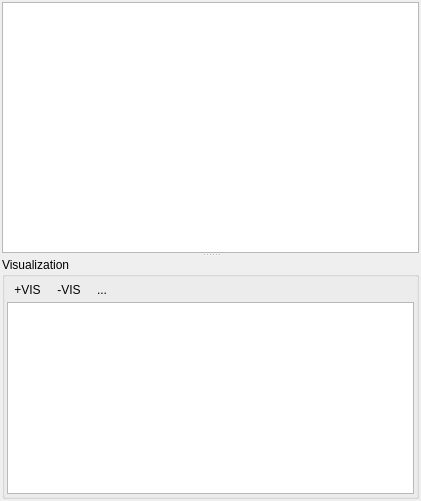
<?xml version="1.0" encoding="UTF-8"?>
<ui version="4.0">
 <class>Form</class>
 <widget class="QWidget" name="Form">
  <property name="geometry">
   <rect>
    <x>0</x>
    <y>0</y>
    <width>421</width>
    <height>501</height>
   </rect>
  </property>
  <property name="windowTitle">
   <string>Form</string>
  </property>
  <layout class="QVBoxLayout" name="verticalLayout">
   <property name="spacing">
    <number>2</number>
   </property>
   <property name="leftMargin">
    <number>2</number>
   </property>
   <property name="topMargin">
    <number>2</number>
   </property>
   <property name="rightMargin">
    <number>2</number>
   </property>
   <property name="bottomMargin">
    <number>2</number>
   </property>
   <item>
    <widget class="QSplitter" name="splitter">
     <property name="orientation">
      <enum>Qt::Vertical</enum>
     </property>
     <property name="opaqueResize">
      <bool>false</bool>
     </property>
     <widget class="SpectralProfilePlotWidget" name="plotWidget">
      <property name="sizePolicy">
       <sizepolicy hsizetype="Expanding" vsizetype="Expanding">
        <horstretch>0</horstretch>
        <verstretch>2</verstretch>
       </sizepolicy>
      </property>
     </widget>
     <widget class="QgsCollapsibleGroupBox" name="mGroupBox">
      <property name="title">
       <string>Visualization</string>
      </property>
      <layout class="QGridLayout" name="gridLayout">
       <property name="leftMargin">
        <number>2</number>
       </property>
       <property name="topMargin">
        <number>2</number>
       </property>
       <property name="rightMargin">
        <number>2</number>
       </property>
       <property name="bottomMargin">
        <number>2</number>
       </property>
       <property name="spacing">
        <number>2</number>
       </property>
       <item row="0" column="0">
        <layout class="QHBoxLayout" name="visButtonLayout">
         <property name="spacing">
          <number>2</number>
         </property>
         <property name="topMargin">
          <number>0</number>
         </property>
         <item>
          <widget class="QToolButton" name="btnAddProfileVis">
           <property name="text">
            <string>+VIS</string>
           </property>
           <property name="icon">
            <iconset resource="../../../../QGIS/images/images.qrc">
             <normaloff>:/images/themes/default/mActionAdd.svg</normaloff>:/images/themes/default/mActionAdd.svg</iconset>
           </property>
           <property name="autoRaise">
            <bool>true</bool>
           </property>
          </widget>
         </item>
         <item>
          <widget class="QToolButton" name="btnRemoveProfileVis">
           <property name="text">
            <string>-VIS</string>
           </property>
           <property name="icon">
            <iconset resource="../../../../QGIS/images/images.qrc">
             <normaloff>:/images/themes/default/mActionRemove.svg</normaloff>:/images/themes/default/mActionRemove.svg</iconset>
           </property>
           <property name="autoRaise">
            <bool>true</bool>
           </property>
          </widget>
         </item>
         <item>
          <widget class="QToolButton" name="btnSelectedFeaturesOnly">
           <property name="text">
            <string>...</string>
           </property>
           <property name="icon">
            <iconset resource="../../../../QGIS/images/images.qrc">
             <normaloff>:/images/themes/default/mActionShowSelectedLayers.svg</normaloff>:/images/themes/default/mActionShowSelectedLayers.svg</iconset>
           </property>
           <property name="autoRaise">
            <bool>true</bool>
           </property>
          </widget>
         </item>
         <item>
          <spacer name="horizontalSpacer_2">
           <property name="orientation">
            <enum>Qt::Horizontal</enum>
           </property>
           <property name="sizeHint" stdset="0">
            <size>
             <width>40</width>
             <height>20</height>
            </size>
           </property>
          </spacer>
         </item>
        </layout>
       </item>
       <item row="2" column="0">
        <widget class="SpectralProfilePlotControlView" name="treeView">
         <property name="dragEnabled">
          <bool>true</bool>
         </property>
         <property name="dragDropMode">
          <enum>QAbstractItemView::DragDrop</enum>
         </property>
         <property name="defaultDropAction">
          <enum>Qt::MoveAction</enum>
         </property>
         <property name="alternatingRowColors">
          <bool>true</bool>
         </property>
         <property name="selectionMode">
          <enum>QAbstractItemView::ExtendedSelection</enum>
         </property>
        </widget>
       </item>
      </layout>
     </widget>
    </widget>
   </item>
  </layout>
  <action name="actionAddProfileVis">
   <property name="icon">
    <iconset resource="../../../../QGIS/images/images.qrc">
     <normaloff>:/images/themes/default/mActionAdd.svg</normaloff>:/images/themes/default/mActionAdd.svg</iconset>
   </property>
   <property name="text">
    <string>+ VIS</string>
   </property>
   <property name="toolTip">
    <string>Specfiy a new visualization of spectral profiles</string>
   </property>
  </action>
  <action name="actionRemoveProfileVis">
   <property name="icon">
    <iconset resource="../../../../QGIS/images/images.qrc">
     <normaloff>:/images/themes/default/mActionRemove.svg</normaloff>:/images/themes/default/mActionRemove.svg</iconset>
   </property>
   <property name="text">
    <string>- VIS</string>
   </property>
   <property name="toolTip">
    <string>Remove the selected profile visualizations</string>
   </property>
  </action>
  <action name="optionSelectedFeaturesOnly">
   <property name="checkable">
    <bool>true</bool>
   </property>
   <property name="icon">
    <iconset resource="../../../../QGIS/images/images.qrc">
     <normaloff>:/images/themes/default/mActionShowSelectedLayers.svg</normaloff>:/images/themes/default/mActionShowSelectedLayers.svg</iconset>
   </property>
   <property name="text">
    <string>SelectedFeaturesOnly</string>
   </property>
   <property name="toolTip">
    <string>Activate to show profiles for selected features only</string>
   </property>
  </action>
  <action name="optionColorsFromFeatureRenderer">
   <property name="checkable">
    <bool>true</bool>
   </property>
   <property name="checked">
    <bool>true</bool>
   </property>
   <property name="icon">
    <iconset resource="../../qpsresources.qrc">
     <normaloff>:/qps/ui/icons/speclib_usevectorrenderer.svg</normaloff>:/qps/ui/icons/speclib_usevectorrenderer.svg</iconset>
   </property>
   <property name="text">
    <string>Color from Vector Renderer</string>
   </property>
   <property name="toolTip">
    <string>Activate to draw profiles in same color as profile locations on the map</string>
   </property>
  </action>
  <action name="optionCursorCrosshair">
   <property name="icon">
    <iconset resource="../../../../QGIS/images/images.qrc">
     <normaloff>:/images/themes/default/cursors/mCrossHair.svg</normaloff>:/images/themes/default/cursors/mCrossHair.svg</iconset>
   </property>
   <property name="text">
    <string>CursorCrosshair</string>
   </property>
   <property name="toolTip">
    <string>Activate to show a crosshair </string>
   </property>
  </action>
  <action name="optionCursorPosition">
   <property name="icon">
    <iconset resource="../../qpsresources.qrc">
     <normaloff>:/qps/ui/icons/cursorlocationinfo.svg</normaloff>:/qps/ui/icons/cursorlocationinfo.svg</iconset>
   </property>
   <property name="text">
    <string>CursorPosition</string>
   </property>
   <property name="toolTip">
    <string>Activate to show the values related to the cursor position.</string>
   </property>
  </action>
  <action name="optionSortXValues">
   <property name="checkable">
    <bool>true</bool>
   </property>
   <property name="text">
    <string>SortXValues</string>
   </property>
   <property name="toolTip">
    <string>Activate to sort profile data by its x values</string>
   </property>
  </action>
 </widget>
 <customwidgets>
  <customwidget>
   <class>QgsCollapsibleGroupBox</class>
   <extends>QGroupBox</extends>
   <header>qgscollapsiblegroupbox.h</header>
   <container>1</container>
  </customwidget>
  <customwidget>
   <class>SpectralProfilePlotWidget</class>
   <extends>QGraphicsView</extends>
   <header>qps.speclib.gui.spectrallibraryplotwidget</header>
  </customwidget>
  <customwidget>
   <class>SpectralProfilePlotControlView</class>
   <extends>QTreeView</extends>
   <header>qps.speclib.gui.spectrallibraryplotwidget</header>
  </customwidget>
 </customwidgets>
 <resources>
  <include location="../../../../QGIS/images/images.qrc"/>
  <include location="../../qpsresources.qrc"/>
 </resources>
 <connections/>
</ui>
